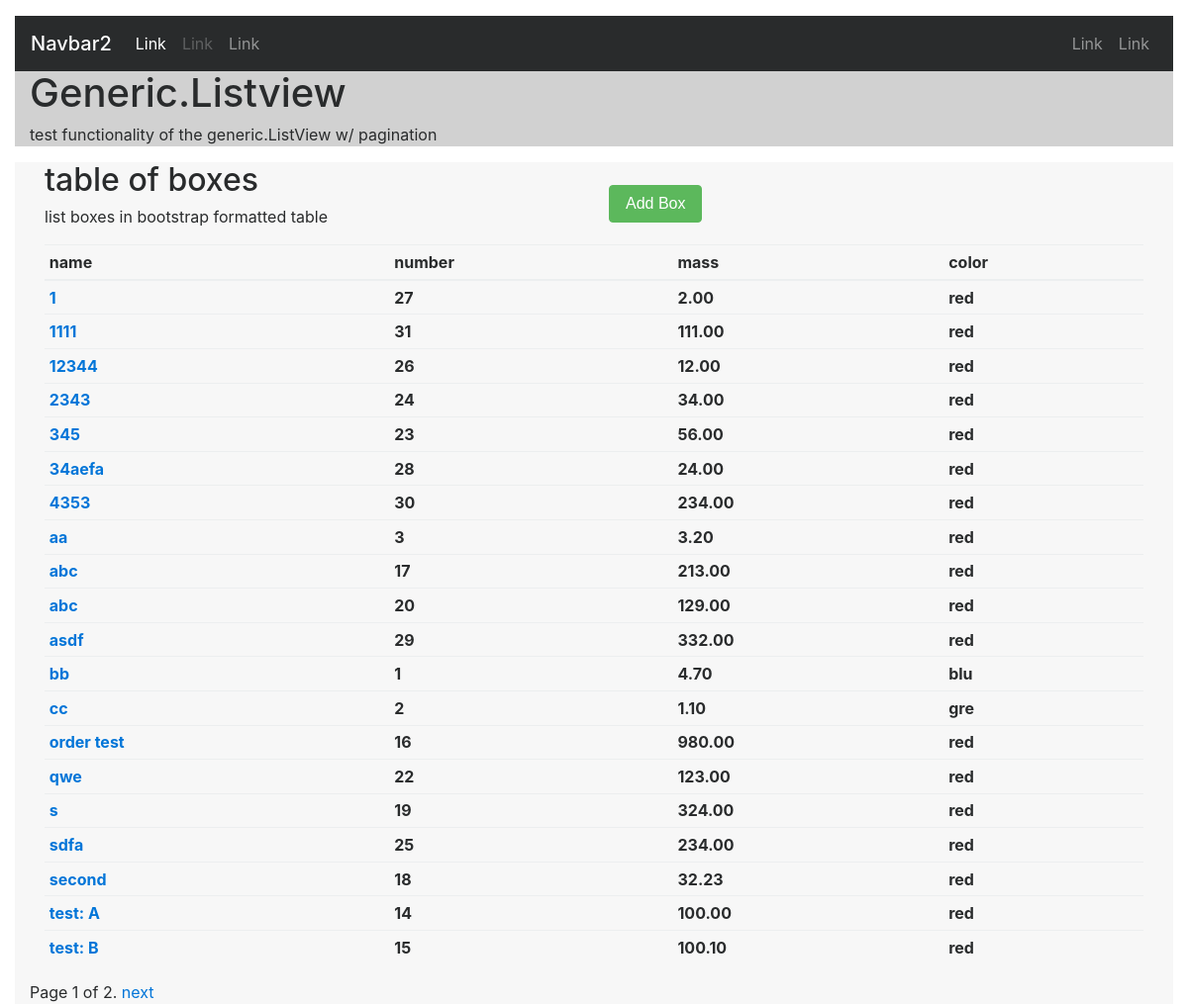
Page /st/listview/ (signed in) on the earlier database version.
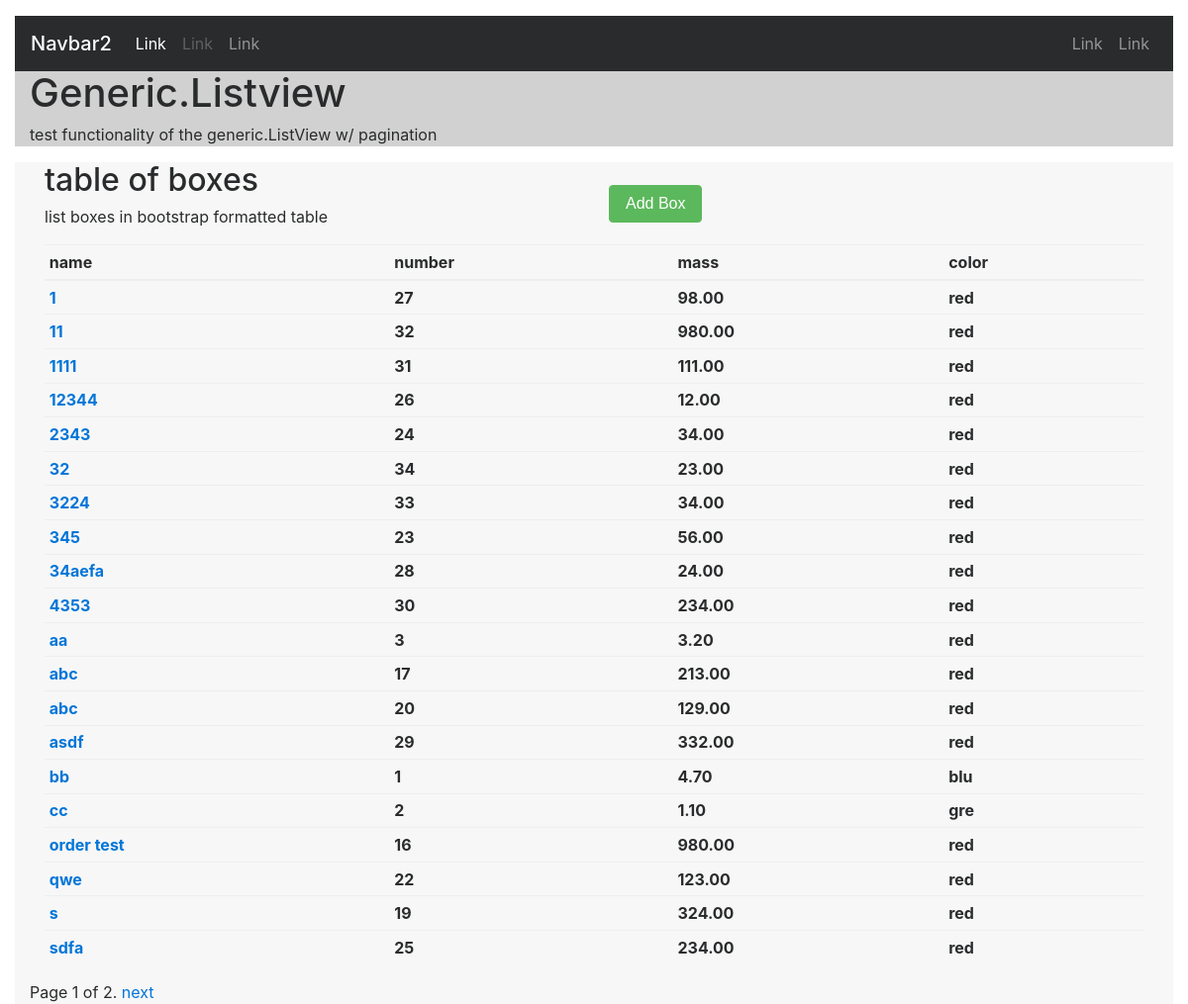
Same page on the later database version.
### st_0/models.py (models this page shows, shortened)
class box(models.Model):
    box_name = models.CharField(max_length = 10)
    colors = (('red','red'),
              ('blu','blue'),
              ('gre','green'),
              ('yel','yellow')
    )
    box_color = models.CharField(max_length=3,choices=colors,default='red')
    mass = models.DecimalField(max_digits=5,decimal_places=2)

### st_0/views.py (the view)
@method_decorator(login_required,name='dispatch')
class boxListView(generic.ListView):
    model = box
    template_name = 'box_list_view.html'
    context_object_name = 'box'
    paginate_by=20
    def get_queryset(self):
        new_context = box.objects.all().order_by('box_name')
        return new_context

### st_0/templates/box_list_view.html (shortened to what this page needs)
{% extends 'debug_base.html' %}
{% block title %}
    Generic.Listview
{% endblock %}
{% block subtitle %}
    test functionality of the generic.ListView w/ pagination
{% endblock %}
{% block content%}
    <div class="container-fluid">
    {% if box  %}
    <div class="row">
    <div class="col-md-6">
    <h2>table of boxes</h2>
    <p>list boxes in bootstrap formatted table</p>
    </div>
    <div class="col-md-6 my-auto align-items-center ">
    <a href="{% url 'add' %}">
    <button type="button" class="btn btn-success">Add Box</button>
    </a>
    </div>
    </div>
    <table class="table table-sm">
    <thead>
        <tr>
            <th>name</th>
            <th>number</th>
            <th>mass</th>
            <th>color</th>
        </tr>
    </thead>
    <tbody>
    {% for b in box  %}
        <tr>
            <th><a href="{% url 'mod' b.pk %}">{{b.box_name}}</a></th>
            <th>{{b.pk}}</th>
            <th>{{b.mass}}</th>
            <th>{{b.box_color}}</th>
        </tr>
    {% endfor %}
    </tbody>
    </table>
    {% endif %}
    </div>
{% if is_paginated %}
	<div class="pagination">
    	<span class="page-links">
            <span class="page-current">
            Page {{ page_obj.number }} of {{ page_obj.paginator.num_pages }}.
            </span>
            	{% if page_obj.has_next %}
                  	<a href="{{ request.path }}?page={{ page_obj.next_page_number }}">next</a>
            	{% endif %}
		</span>
	</div>
{% endif %}
{% endblock %}

Differences in the rows shown:
no longer on this page (row unchanged): box: box_name "second", pk "18", mass "32.23", box_color "red"
no longer on this page (row unchanged): box: box_name "test: A", pk "14", mass "100.00", box_color "red"
no longer on this page (row unchanged): box: box_name "test: B", pk "15", mass "100.10", box_color "red"
changed box id 27: mass "2.00" → "98.00"
added box: box_name "11", pk "32", mass "980.00", box_color "red"
added box: box_name "32", pk "34", mass "23.00", box_color "red"
added box: box_name "3224", pk "33", mass "34.00", box_color "red"
